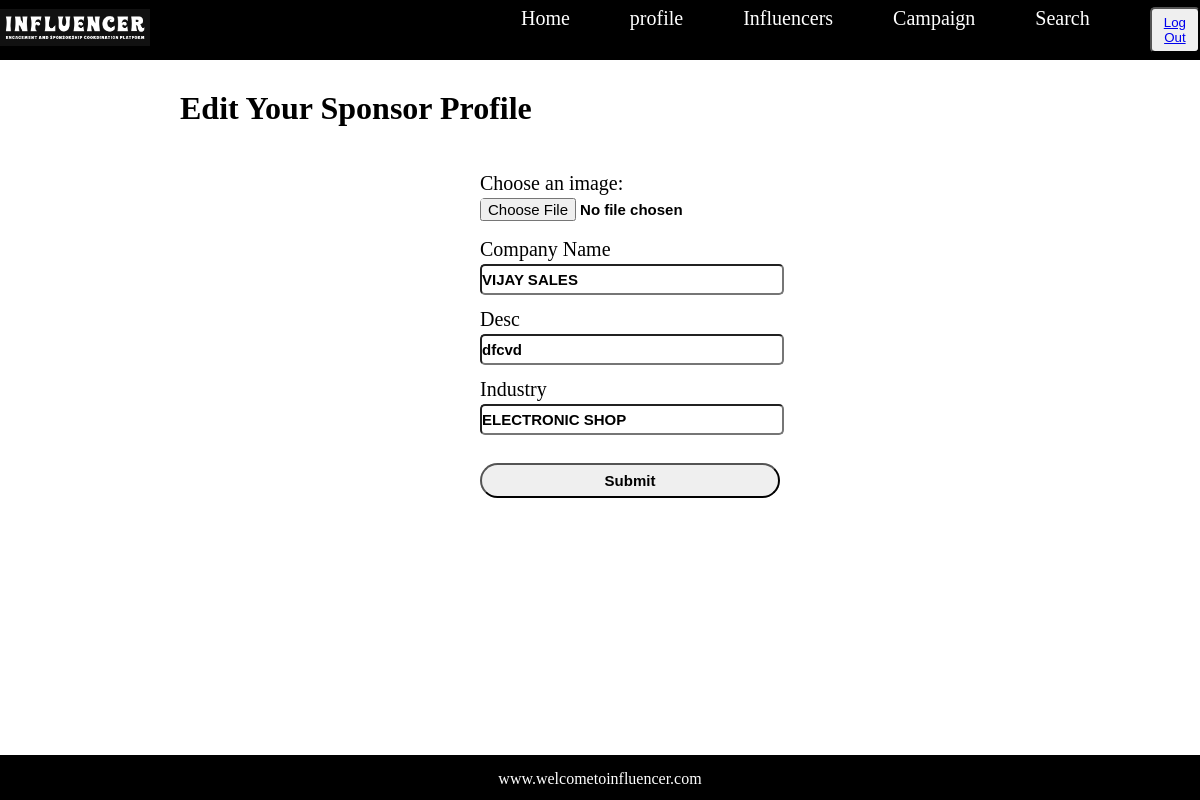
/edit_sponsor/1 (signed in), run on the app's committed database.
### model.py (models this page shows)
class Sponsors(db.Model):
    sponsor_id = db.Column(db.Integer(),primary_key=True)
    user_id = db.Column(db.Integer(),nullable=False)
    img = db.Column(db.LargeBinary,nullable=False)
    company_name = db.Column(db.String(),nullable=False)
    desc = db.Column(db.String(),nullable=False)
    industry = db.Column(db.String(),nullable=False)

### controller.py (the view, shortened to what this page needs)
@app.route("/edit_sponsor/<int:id>",methods=["GET", "POST"])  # route for edit sponsor profile
def edit_sponsor(id):
        if "username" in session:
            user=Register.query.filter_by(username=session['username']).first()
            if user.role=='sponsor':
                if request.method=='GET':
                    sponsor=Sponsors.query.filter_by(sponsor_id=id).first()
                    return render_template('edit_sponsor.html',sponsor=sponsor,role=user.role)
            else:
                return '<h1> Edit Restricted </h1>'
        else:
            return redirect ('/login')

### templates/edit_sponsor.html
{% extends 'layout.html' %}
{% block body %}
<div class="sponsor-form">
    <h1>Edit Your Sponsor Profile</h1>
    <form action="/edit_sponsor/{{sponsor.sponsor_id}}" method="post" enctype="multipart/form-data">
        <div class="spon-form">
            <div class="spon-form-list">
                <label for="img">Choose an image:</label>
                <input type="file" id="img" value="{{sponsor.img}}"   name="img">
            </div>
            <div class="spon-form-list">
                <label for="company_name">Company Name</label>
                <input type="text" id="company_name" value="{{sponsor.company_name}}" name="company_name" required>
            </div>
            <div class="spon-form-list">
                <label for="desc">Desc</label>
                <input type="text" id="desc" value="{{sponsor.desc}}" name="desc" required>
            </div>
            <div class="spon-form-list">
                <label for="industry">Industry</label>
                <input type="text" id="industry" value="{{sponsor.industry}}" name="industry" required>
            </div>
            <input class="sponsor-form-btn" type="submit" value="Submit">
        </div>
    </form>
</div>
{% endblock %}

### static/utilits.css (style rules this page uses)
* { margin: 0; padding: 0; }
.sponsor-form { min-height: 80vh; max-width: 70vw; margin: auto; padding-top: 30px; }
.spon-form { width: 20vw; margin: auto; height: 20vh; display: flex; flex-direction: column; gap: 8px; margin-top: 40px; }
.spon-form-list { display: flex; flex-direction: column; gap: 3px; }
.spon-form-list label { font-size: 20px; padding-top: 5px; }
.spon-form-list input { height: 27px; width: 25vw; border-radius: 5px; font-weight: 550; font-size: 15px; }
.sponsor-form-btn { padding: 7px 0px; width: 25vw; font-size: 15px; font-weight: bold; margin-top: 20px; border-radius: 20px; cursor: pointer; }

### data on the page
Sponsors: company_name "VIJAY SALES", desc "dfcvd", industry "ELECTRONIC SHOP"
